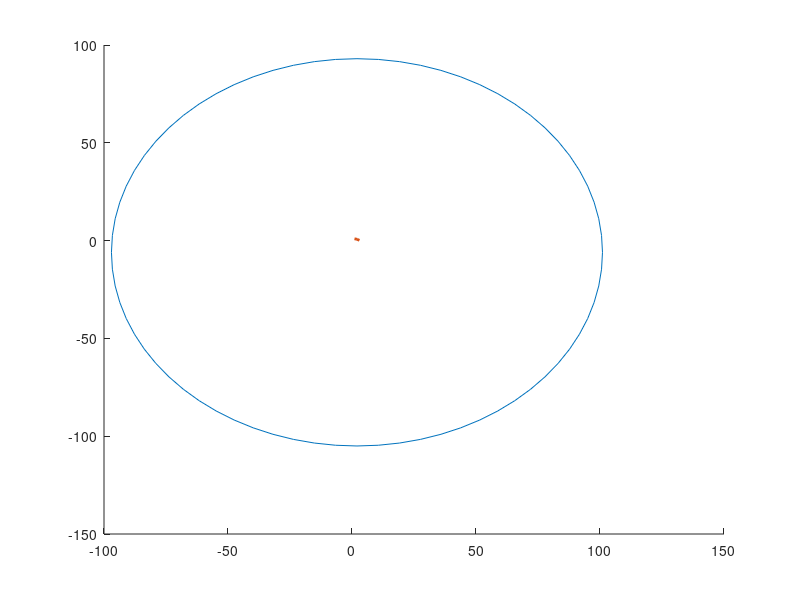

MATLAB code for this plot: (Note: this script raises an error after producing the figure.)

%%
% cf_sizes = [1,2,4,8,16];
% cf_sizes = [1, sqrt(2), 2];
% cf_sizes = [1, 2, 4, 8];
cf_sizes = [8,4,2,1];
nCFs = length(cf_sizes);
nSizes = length(cf_sizes);


doCircles = true;

applyEccLimits = true;
    
applyGlobLimits = true;
    globCircLimits = true;
    

lowerLeftQuadOnly = false;
    
globMaxEcc = max(cf_sizes)*1.4;
figure(1); clf; hold on;

alignCenterCombiningField = false;

cols = get(gca, 'colorOrder');
cols(4,:) = 0;
cols(1:4,:) = cols(4:-1:1, :);

% curvs = [.6, .7, .8, .9];
curvs = [1, 1, 1, 1]*.7;

% cols = { 'brbk'};
linewidths = 2*[ 1,1,1,1];
for i = 1:nSizes
    cf_size = cf_sizes(i);
    stepSize = cf_size * 1;
    
    if applyEccLimits
        maxEcc = cf_size / 0.4;  % cf_size = ecc * 0.4
    else
        maxEcc = globMaxEcc;
    end
    
    if i == 1
        continue;
    end
    
    if alignCenterCombiningField
        xR = [0 : stepSize : maxEcc];
        x_cent = [fliplr(-xR(2:end)), xR];
    else
        %%
        xR = [stepSize/2 : stepSize : maxEcc];
        if lowerLeftQuadOnly
            x_cent = [fliplr(-xR(1:end))];
        else
            x_cent = [fliplr(-xR(1:end)), xR];
        end
            
    end
    
%     x_cent = -maxEcc : stepSize : maxEcc;
%     x_cent = x_cent - mean(x_cent) + ;
    y_cent = x_cent;
    
    [x_g, y_g] = meshgrid(x_cent, y_cent);
%     plot(x_cent, y_cent, 'bo');
%     plot(x_g(:), y_g(:), 'ro');
    for j = 1:length(x_g(:))
        x = x_g(j);
        y = y_g(j);
        if globCircLimits
            R = sqrt( x.^2 + y.^2 );
        else
            R = max(abs(x),abs(y));
        end
        if (R < maxEcc || ~applyEccLimits) && (R < globMaxEcc || ~applyGlobLimits)
            rect_LB = [x,y] - (cf_size/2)*[1,1];
            rect_UR = [x,y] + (cf_size/2)*[1,1];
            rect_WH = (cf_size)*[1,1];
            
            if doCircles
                h = drawCircle(cf_size/2, [x, y], 'color', cols(i,:), 'linewidth', linewidths(i));
%                  h = rectangle('position', [rect_LB, rect_WH], 'curvature', curvs(i), 'edgecolor',  cols(i,:));
            else
%                 h = drawCircle(cf_size/2, [x, y], 'color', cols(i,:), 'linewidth', linewidths(i));
                h = rectangle('position', [rect_LB, rect_WH], 'curvature', curvs(i), 'edgecolor',  cols(i,:));
%                 h = drawSquare(LB, UR, 'color', cols(i,:));
                set(h, 'linewidth', linewidths(i));
            end
        else
            
%             plot(x_g(i), y_g(i), 'k.');
        end
        
    end
    
    axis(globMaxEcc*1.1*[-1, 1, -1, 1])
    axis off;
    
        3;
end

axis equal;


